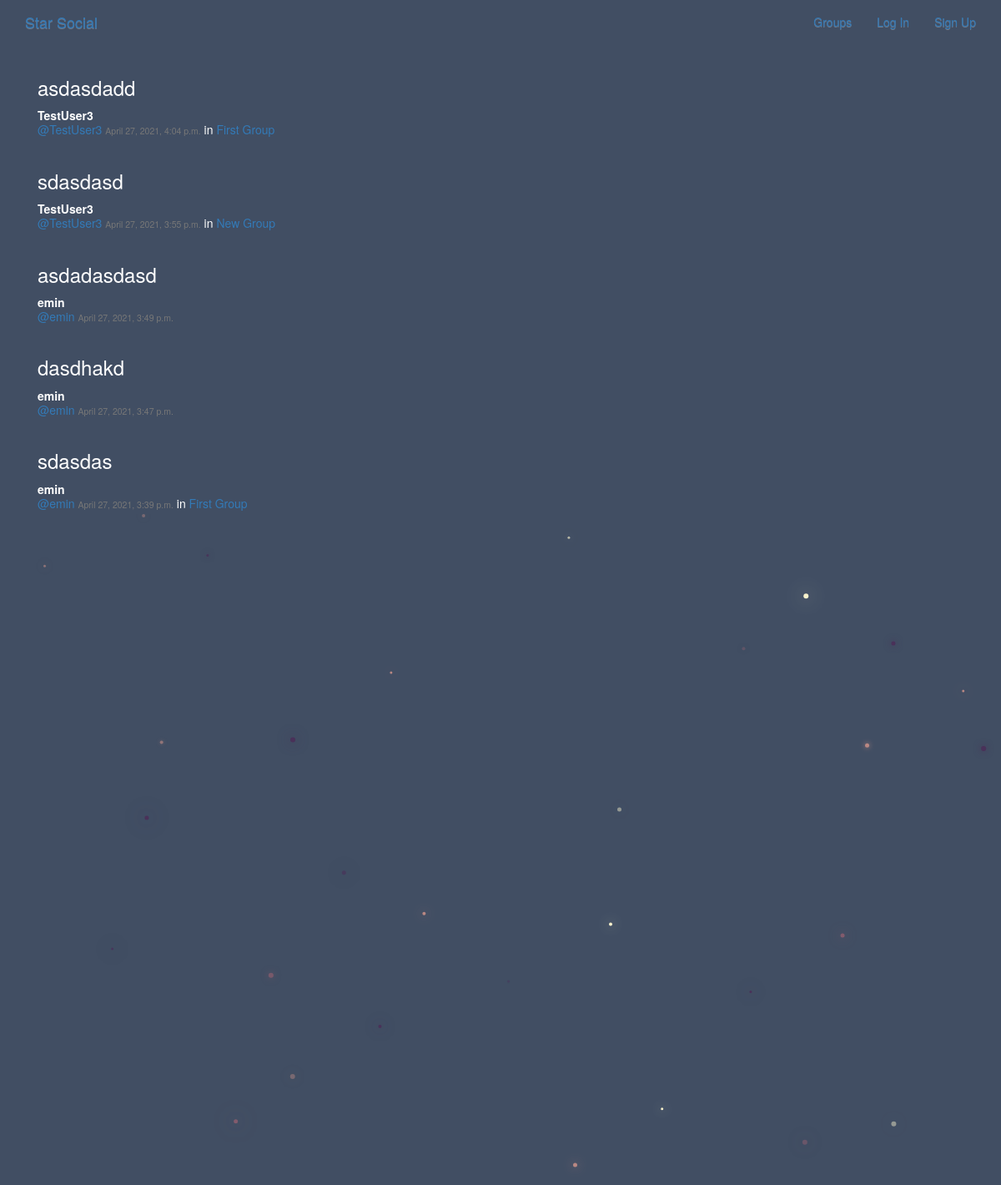
/posts/, run on the app's committed database.
### posts/models.py (models this page shows, shortened)
class Post(models.Model):
    user = models.ForeignKey(User,related_name="posts",on_delete=models.CASCADE)
    created_at = models.DateTimeField(auto_now=True)
    message = models.TextField()
    message_html = models.TextField(editable=False)
    group = models.ForeignKey(Group, related_name="posts",null=True,blank=True,on_delete=models.CASCADE)
    class Meta():
        ordering = ["-created_at"]
        unique_together = ["user","message"]

### groups/models.py (models this page shows, shortened)
class Group(models.Model):
    name = models.CharField(max_length=255,unique=True)
    slug = models.SlugField(allow_unicode=True,unique=True)
    description = models.TextField(blank=True,default="")
    description_html = models.TextField(editable=False,default="",blank=True)
    members= models.ManyToManyField(User,through="GroupMember")
    class Meta():
        ordering = ["name"]

### posts/views.py (the view)
class PostList(SelectRelatedMixin, generic.ListView):
    model = models.Post
    select_related = ("user", "group",)

### posts/templates/posts/post_list.html (shortened to what this page needs)
{% extends "posts/post_base.html" %}
{% load bootstrap3 %}
{% block post_content %}
<div class="col-md-8">
	{% for post in post_list %}
  {% include "posts/_post.html" %}
	{% endfor %}
</div>
{% endblock %}

### posts/templates/posts/_post.html (shortened to what this page needs)
<div class="post media">
	<h3 >{{ post.message_html|safe }}</h3>
	<div class="media-body">
		<strong>{{ post.user.username }}</strong>
		<h5 class="media-heading">
			<span class="username"><a href="{% url 'posts:for_user' username=post.user.username %}">@{{ post.user.username }}</a></span>
			<time class="time small">{{ post.created_at }}</time>
			{% if post.group %}
			<span class="group-name">in <a href="{%url 'groups:single' slug=group.slug%}">{{ post.group.name }}</a></span>
			{% endif %}
		</h5>
	</div>
</div>

### static/simplesocial/css/master.css (style rules this page uses)
body { margin: 0; overflow: hidden; background-color: #414e63; color:white; }

### data on the page
Post: message_html "asdasdadd", user.username "TestUser3", created_at "April 27, 2021, 4:04 p.m.", group.name "First Group"
Post: message_html "sdasdasd", user.username "TestUser3", created_at "April 27, 2021, 3:55 p.m.", group.name "New Group"
Post: message_html "asdadasdasd", user.username "emin", created_at "April 27, 2021, 3:49 p.m."
Post: message_html "dasdhakd", user.username "emin", created_at "April 27, 2021, 3:47 p.m."
Post: message_html "sdasdas", user.username "emin", created_at "April 27, 2021, 3:39 p.m.", group.name "First Group"
